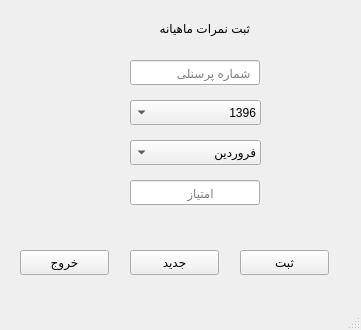
<?xml version="1.0" encoding="UTF-8"?>
<ui version="4.0">
 <class>MainWindow</class>
 <widget class="QMainWindow" name="MainWindow">
  <property name="geometry">
   <rect>
    <x>0</x>
    <y>0</y>
    <width>361</width>
    <height>330</height>
   </rect>
  </property>
  <property name="windowTitle">
   <string>MainWindow</string>
  </property>
  <widget class="QWidget" name="centralwidget">
   <widget class="QComboBox" name="comboBox">
    <property name="geometry">
     <rect>
      <x>130</x>
      <y>100</y>
      <width>131</width>
      <height>25</height>
     </rect>
    </property>
    <property name="layoutDirection">
     <enum>Qt::RightToLeft</enum>
    </property>
    <property name="currentText">
     <string>1396</string>
    </property>
    <property name="modelColumn">
     <number>0</number>
    </property>
    <item>
     <property name="text">
      <string>1396</string>
     </property>
    </item>
    <item>
     <property name="text">
      <string>1397</string>
     </property>
    </item>
    <item>
     <property name="text">
      <string>1398</string>
     </property>
    </item>
    <item>
     <property name="text">
      <string>1399</string>
     </property>
    </item>
    <item>
     <property name="text">
      <string>1400</string>
     </property>
    </item>
    <item>
     <property name="text">
      <string>1401</string>
     </property>
    </item>
   </widget>
   <widget class="QComboBox" name="comboBox_2">
    <property name="geometry">
     <rect>
      <x>130</x>
      <y>140</y>
      <width>131</width>
      <height>25</height>
     </rect>
    </property>
    <property name="layoutDirection">
     <enum>Qt::RightToLeft</enum>
    </property>
    <item>
     <property name="text">
      <string>فروردین</string>
     </property>
    </item>
    <item>
     <property name="text">
      <string>اردیبهشت</string>
     </property>
    </item>
    <item>
     <property name="text">
      <string>خرداد</string>
     </property>
    </item>
    <item>
     <property name="text">
      <string>تیر</string>
     </property>
    </item>
    <item>
     <property name="text">
      <string>مرداد</string>
     </property>
    </item>
    <item>
     <property name="text">
      <string>شهریور</string>
     </property>
    </item>
    <item>
     <property name="text">
      <string>مهر</string>
     </property>
    </item>
    <item>
     <property name="text">
      <string>آبان</string>
     </property>
    </item>
    <item>
     <property name="text">
      <string>آذر</string>
     </property>
    </item>
    <item>
     <property name="text">
      <string>دی</string>
     </property>
    </item>
    <item>
     <property name="text">
      <string>بهمن</string>
     </property>
    </item>
    <item>
     <property name="text">
      <string>اسفند</string>
     </property>
    </item>
   </widget>
   <widget class="QLabel" name="label">
    <property name="geometry">
     <rect>
      <x>130</x>
      <y>20</y>
      <width>120</width>
      <height>17</height>
     </rect>
    </property>
    <property name="text">
     <string>ثبت نمرات ماهیانه</string>
    </property>
   </widget>
   <widget class="QLineEdit" name="lineEdit">
    <property name="geometry">
     <rect>
      <x>130</x>
      <y>60</y>
      <width>130</width>
      <height>25</height>
     </rect>
    </property>
    <property name="placeholderText">
     <string>  شماره پرسنلی</string>
    </property>
   </widget>
   <widget class="QLineEdit" name="lineEdit_2">
    <property name="geometry">
     <rect>
      <x>130</x>
      <y>180</y>
      <width>130</width>
      <height>25</height>
     </rect>
    </property>
    <property name="placeholderText">
     <string>             امتیاز</string>
    </property>
   </widget>
   <widget class="QPushButton" name="pushButton">
    <property name="geometry">
     <rect>
      <x>240</x>
      <y>250</y>
      <width>89</width>
      <height>25</height>
     </rect>
    </property>
    <property name="text">
     <string>ثبت</string>
    </property>
   </widget>
   <widget class="QPushButton" name="pushButton_2">
    <property name="geometry">
     <rect>
      <x>130</x>
      <y>250</y>
      <width>89</width>
      <height>25</height>
     </rect>
    </property>
    <property name="text">
     <string>جدید</string>
    </property>
   </widget>
   <widget class="QPushButton" name="pushButton_3">
    <property name="geometry">
     <rect>
      <x>20</x>
      <y>250</y>
      <width>89</width>
      <height>25</height>
     </rect>
    </property>
    <property name="text">
     <string>خروج</string>
    </property>
   </widget>
  </widget>
  <widget class="QStatusBar" name="statusbar"/>
 </widget>
 <resources/>
 <connections/>
</ui>
